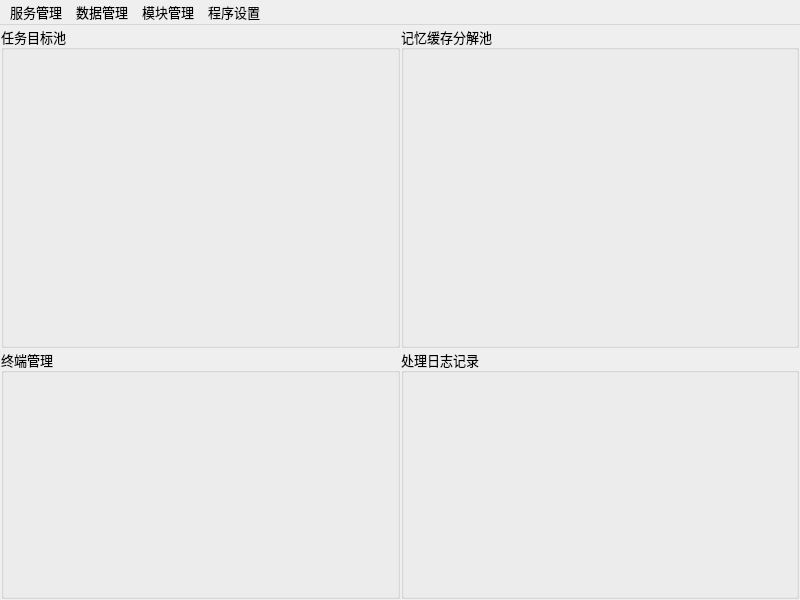
<?xml version="1.0" encoding="UTF-8"?>
<ui version="4.0">
 <class>MainWindow</class>
 <widget class="QMainWindow" name="MainWindow">
  <property name="geometry">
   <rect>
    <x>0</x>
    <y>0</y>
    <width>800</width>
    <height>600</height>
   </rect>
  </property>
  <property name="minimumSize">
   <size>
    <width>800</width>
    <height>600</height>
   </size>
  </property>
  <property name="font">
   <font>
    <family>微软雅黑</family>
    <pointsize>10</pointsize>
   </font>
  </property>
  <property name="windowTitle">
   <string>MainWindow</string>
  </property>
  <widget class="QWidget" name="centralWidget">
   <layout class="QGridLayout" name="gridLayout" rowstretch="5,3" columnstretch="0,0" rowminimumheight="0,0">
    <property name="leftMargin">
     <number>1</number>
    </property>
    <property name="topMargin">
     <number>1</number>
    </property>
    <property name="rightMargin">
     <number>1</number>
    </property>
    <property name="bottomMargin">
     <number>1</number>
    </property>
    <property name="spacing">
     <number>1</number>
    </property>
    <item row="0" column="0">
     <widget class="QGroupBox" name="groupAll">
      <property name="minimumSize">
       <size>
        <width>300</width>
        <height>250</height>
       </size>
      </property>
      <property name="title">
       <string>任务目标池</string>
      </property>
     </widget>
    </item>
    <item row="0" column="1">
     <widget class="QGroupBox" name="groupTask">
      <property name="minimumSize">
       <size>
        <width>300</width>
        <height>250</height>
       </size>
      </property>
      <property name="title">
       <string>记忆缓存分解池</string>
      </property>
     </widget>
    </item>
    <item row="1" column="0">
     <widget class="QGroupBox" name="groupClient">
      <property name="minimumSize">
       <size>
        <width>300</width>
        <height>250</height>
       </size>
      </property>
      <property name="title">
       <string>终端管理</string>
      </property>
     </widget>
    </item>
    <item row="1" column="1">
     <widget class="QGroupBox" name="groupLog">
      <property name="minimumSize">
       <size>
        <width>300</width>
        <height>250</height>
       </size>
      </property>
      <property name="title">
       <string>处理日志记录</string>
      </property>
     </widget>
    </item>
   </layout>
  </widget>
  <widget class="QStatusBar" name="statusBar">
   <property name="maximumSize">
    <size>
     <width>16777215</width>
     <height>0</height>
    </size>
   </property>
  </widget>
  <widget class="QMenuBar" name="menuBar">
   <property name="geometry">
    <rect>
     <x>0</x>
     <y>0</y>
     <width>800</width>
     <height>21</height>
    </rect>
   </property>
   <widget class="QMenu" name="menu">
    <property name="font">
     <font>
      <family>微软雅黑</family>
      <pointsize>11</pointsize>
     </font>
    </property>
    <property name="title">
     <string>服务管理</string>
    </property>
    <addaction name="Act_startsystem"/>
    <addaction name="Act_startsoap"/>
    <addaction name="Act_startloop"/>
    <addaction name="separator"/>
    <addaction name="Act_exit"/>
   </widget>
   <widget class="QMenu" name="menu_2">
    <property name="font">
     <font>
      <family>微软雅黑</family>
      <pointsize>11</pointsize>
     </font>
    </property>
    <property name="title">
     <string>数据管理</string>
    </property>
    <addaction name="Act_listbrush"/>
    <addaction name="separator"/>
    <addaction name="Act_addtask"/>
    <addaction name="action_8"/>
   </widget>
   <widget class="QMenu" name="menu_3">
    <property name="font">
     <font>
      <family>微软雅黑</family>
      <pointsize>11</pointsize>
     </font>
    </property>
    <property name="title">
     <string>模块管理</string>
    </property>
    <addaction name="Act_model"/>
   </widget>
   <widget class="QMenu" name="menu_4">
    <property name="font">
     <font>
      <family>微软雅黑</family>
      <pointsize>11</pointsize>
     </font>
    </property>
    <property name="title">
     <string>程序设置</string>
    </property>
    <addaction name="Act_syscfg"/>
    <addaction name="Act_help"/>
   </widget>
   <addaction name="menu"/>
   <addaction name="menu_2"/>
   <addaction name="menu_3"/>
   <addaction name="menu_4"/>
  </widget>
  <widget class="QToolBar" name="toolBar">
   <property name="maximumSize">
    <size>
     <width>16777215</width>
     <height>0</height>
    </size>
   </property>
   <property name="windowTitle">
    <string>toolBar</string>
   </property>
   <attribute name="toolBarArea">
    <enum>TopToolBarArea</enum>
   </attribute>
   <attribute name="toolBarBreak">
    <bool>false</bool>
   </attribute>
  </widget>
  <action name="Act_startsystem">
   <property name="text">
    <string>启动系统</string>
   </property>
  </action>
  <action name="Act_startsoap">
   <property name="checkable">
    <bool>true</bool>
   </property>
   <property name="checked">
    <bool>false</bool>
   </property>
   <property name="text">
    <string>启动服务器</string>
   </property>
  </action>
  <action name="Act_startloop">
   <property name="checkable">
    <bool>true</bool>
   </property>
   <property name="text">
    <string>启动调度</string>
   </property>
  </action>
  <action name="Act_exit">
   <property name="text">
    <string>退出</string>
   </property>
  </action>
  <action name="Act_listbrush">
   <property name="text">
    <string>列表刷新</string>
   </property>
  </action>
  <action name="Act_addtask">
   <property name="text">
    <string>添加任务</string>
   </property>
  </action>
  <action name="action_8">
   <property name="text">
    <string>相关测试</string>
   </property>
  </action>
  <action name="Act_syscfg">
   <property name="text">
    <string>系统设置</string>
   </property>
  </action>
  <action name="Act_help">
   <property name="text">
    <string>帮助说明</string>
   </property>
  </action>
  <action name="Act_model">
   <property name="text">
    <string>操作模块</string>
   </property>
  </action>
 </widget>
 <layoutdefault spacing="6" margin="11"/>
 <resources/>
 <connections>
  <connection>
   <sender>Act_exit</sender>
   <signal>triggered()</signal>
   <receiver>MainWindow</receiver>
   <slot>close()</slot>
   <hints>
    <hint type="sourcelabel">
     <x>-1</x>
     <y>-1</y>
    </hint>
    <hint type="destinationlabel">
     <x>399</x>
     <y>299</y>
    </hint>
   </hints>
  </connection>
 </connections>
</ui>
